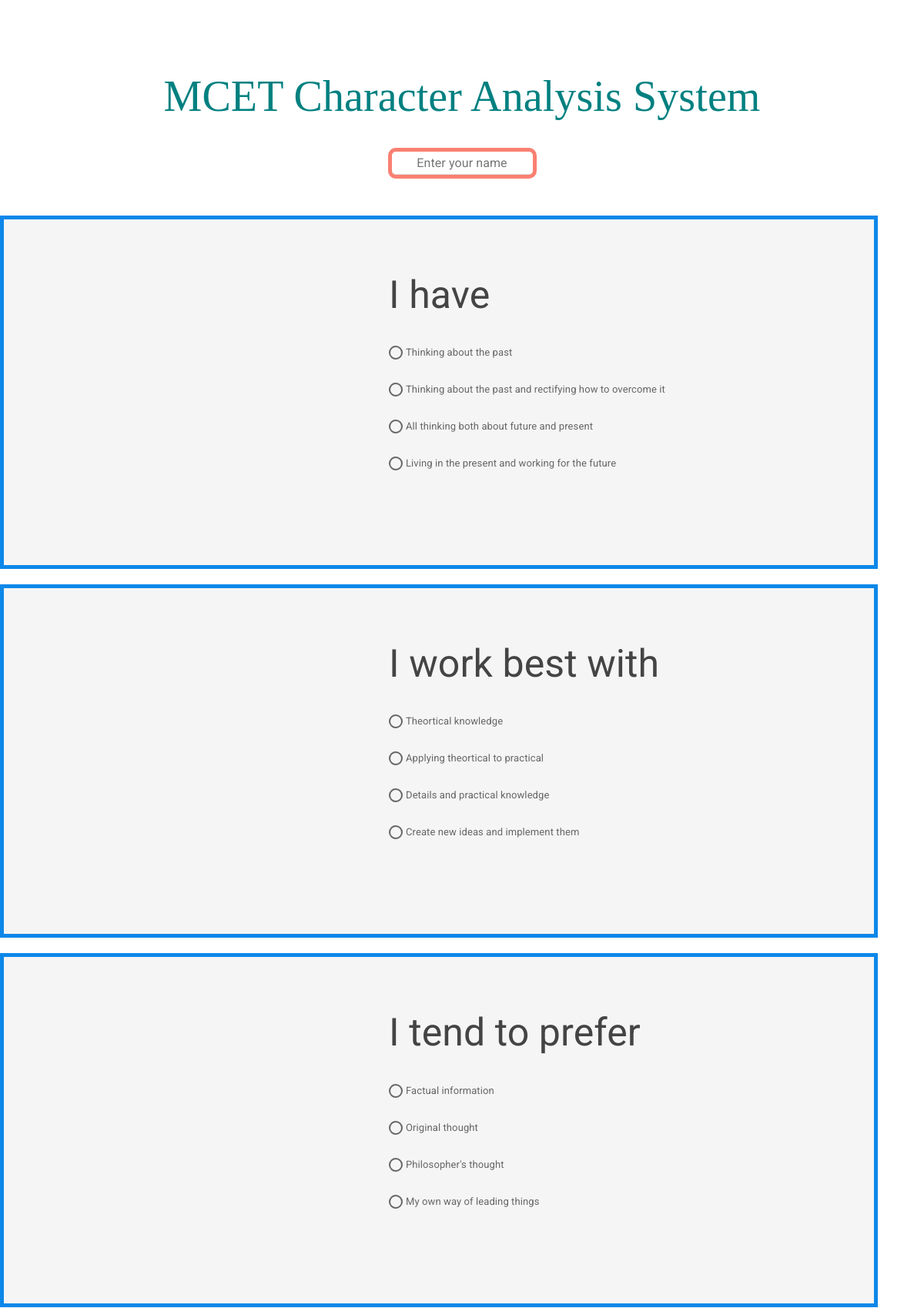
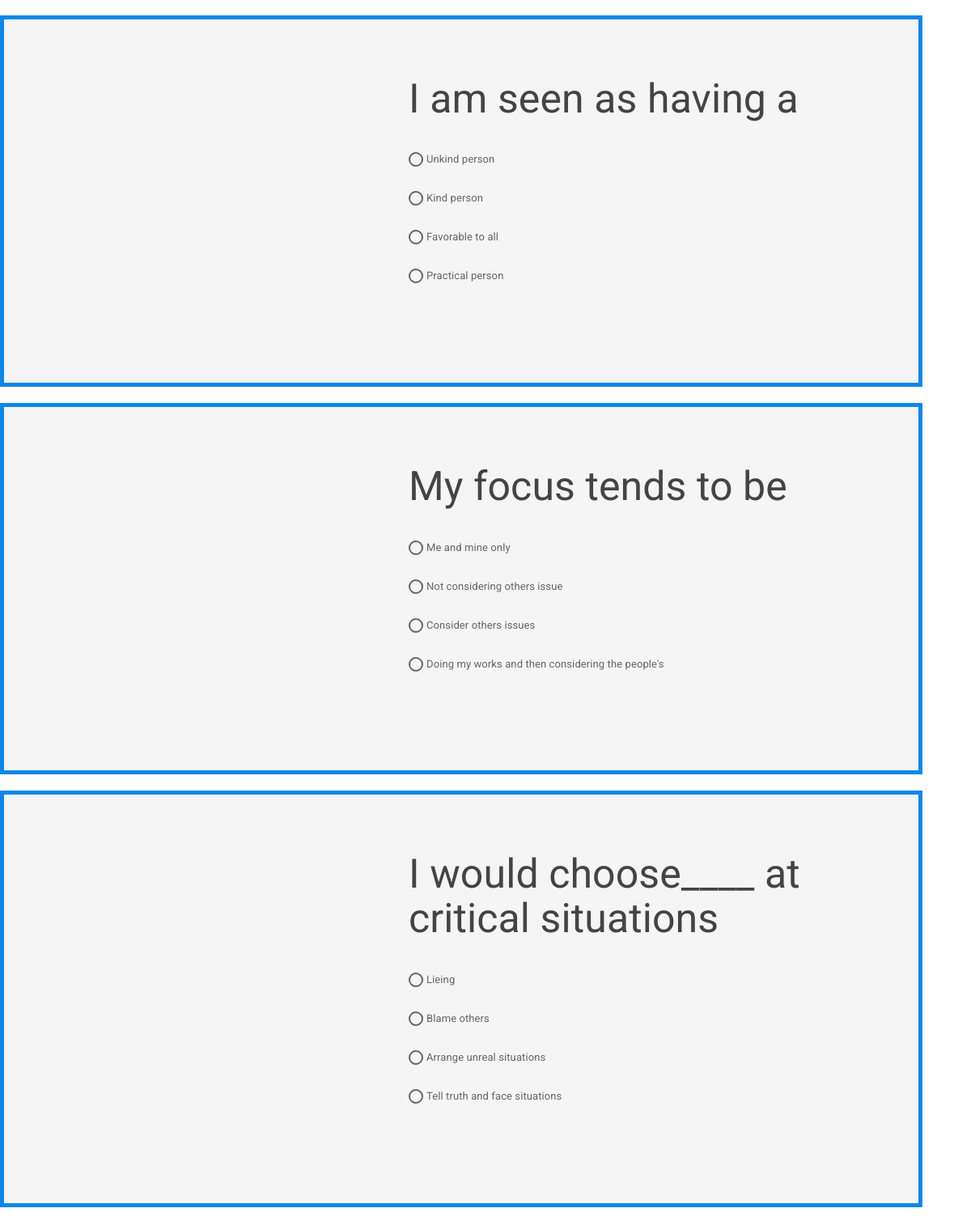
Page /test.php (upper part) on the committed database (2 pictures, top to bottom).
### tables this page shows
CREATE TABLE `questions` (
  `count` int(10) NOT NULL,
  `question` varchar(2000) NOT NULL,
  `opt1` varchar(100) NOT NULL,
  `opt2` varchar(100) NOT NULL,
  `opt3` varchar(100) NOT NULL,
  `opt4` varchar(100) NOT NULL,
  `ans` varchar(100) NOT NULL
);

### test.php (the view, shortened to what this page needs)
<!DOCTYPE html>
<html>
<head>
<link rel="stylesheet" type="text/css" href="css/bootstrap.css">
</head><body>
<center><br><br><br>
    <h1 style="font-family:Hobo Std;color:teal;">MCET Character Analysis System</h1><br>
    <input type="text" name="" id="name" placeholder="Enter your name" style="color : #0d87e9; border: 5px solid salmon;border-radius:10px; text-align: center; color: #ff9800;" /><br><br><br></center>
<?php
$ran=rand(1,60);
$ran1=0;
if($ran>50){
    $ran1=$ran-10;
}else{
    $ran1=$ran+10;
}
$i=0;
$j=1;
$k=1;
$result = mysql_query("SELECT * FROM questions where count between ".$ran." and ".($ran1-1));
while ($row=mysql_fetch_array($result)) {
	$i=$i+1;
	?>
<div class="jumbotron" style="width: 95%;padding-right:0px;margin-right:0px;">
	<div class="inside" style="padding-left:500px;"><h1 style="font-size: 50px;"><?php echo $row['question']; ?></h1>
	<?php
	echo "<br>";
	echo "<input type=\"radio\" id=\"c".$j."\" "."name=\"opt".$i."\" value=\"".$k."\">".$row['opt1'];
	echo "<br><br>";
	echo "<input type=\"radio\" id=\"c".($j+1)."\""."name=\"opt".$i."\" value=\"".($k+1)."\">".$row['opt2'];
	echo "<br><br>";
	echo "<input type=\"radio\" id=\"c".($j+2)."\""."name=\"opt".$i."\" value=\"".($k+2)."\">".$row['opt3'];
	echo "<br><br>";
	echo "<input type=\"radio\" id=\"c".($j+3)."\""."name=\"opt".$i."\" value=\"".($k+3)."\">".$row['opt4'];
	echo "<br><br>";
	?><br><br>
  </div></div>
<?php $j=$j+4; } ?>
<input type="submit" name="" class="btn btn-warning btn-lg" value="Submit" onclick="sai()" /><br><br>
<br><br>
</body>
</html>

### rows in the picture
questions: question "I have", opt1 "Thinking about the past", opt2 "Thinking about the past and rectifying how to overcome it", opt3 "All thinking both about future and present", opt4 "Living in the present and working for the future"
questions: question "I work best with", opt1 "Theortical knowledge", opt2 "Applying theortical to practical", opt3 "Details and practical knowledge", opt4 "Create new ideas and implement them"
questions: question "I tend to prefer", opt1 "Factual information", opt2 "Original thought", opt3 "Philosopher's thought", opt4 "My own way of leading things"
questions: question "I am seen as having a", opt1 "Unkind person", opt2 "Kind person", opt3 "Favorable to all", opt4 "Practical person"
questions: question "My focus tends to be", opt1 "Me and mine only", opt2 "Not considering others issue", opt3 "Consider others issues", opt4 "Doing my works and then considering the people's"
questions: question "I would choose____ at critical situations", opt1 "Lieing", opt2 "Blame others", opt3 "Arrange unreal situations", opt4 "Tell truth and face situations"
